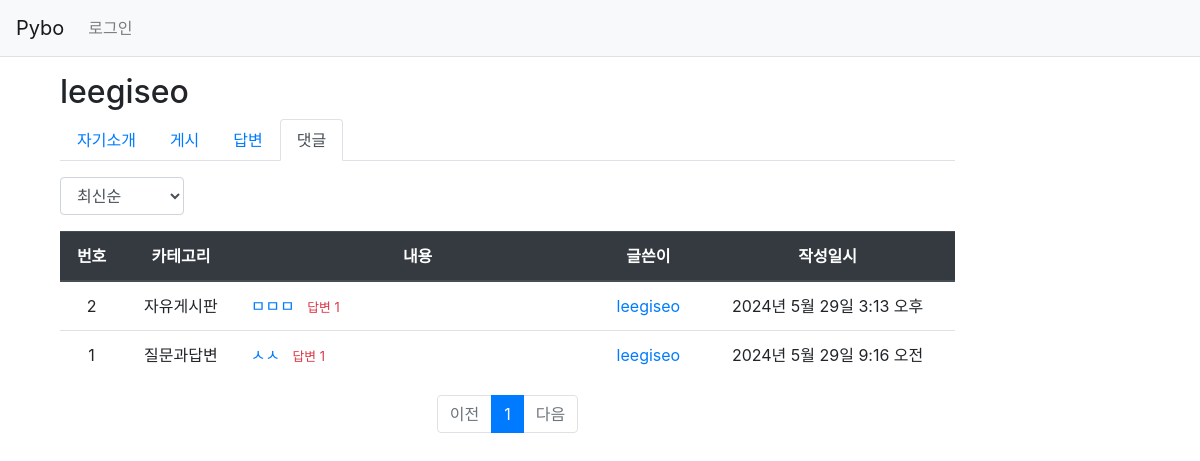
The app's page /pybo/profile/comment/leegiseo/, older data.
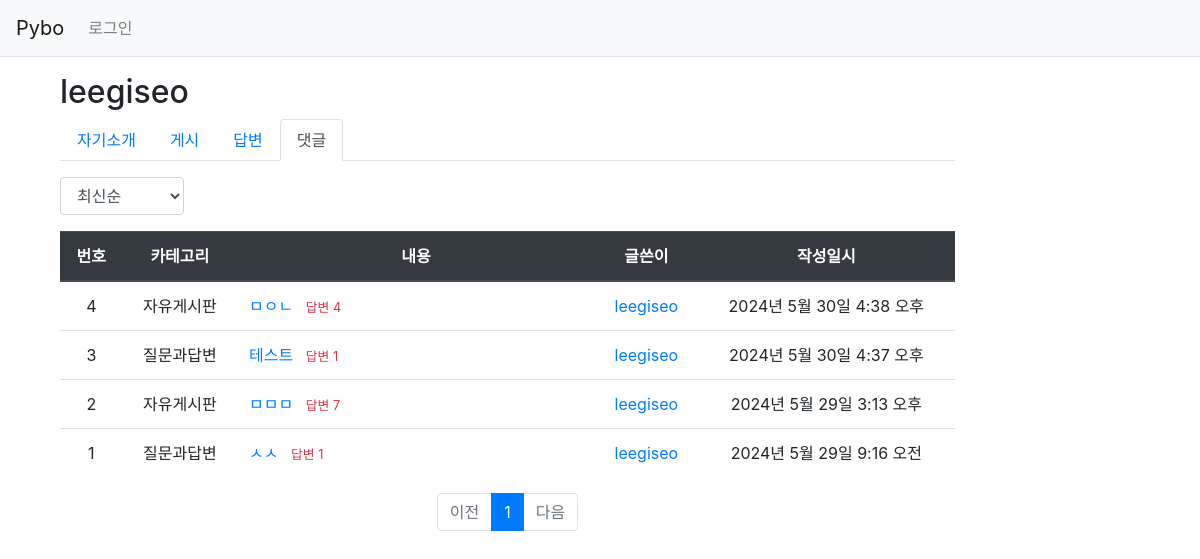
The same page, newer data.
### pybo/models.py (models this page shows, shortened)
class Comment(models.Model):
    author = models.ForeignKey(User, on_delete=models.CASCADE, related_name='author_comment')
    content = models.TextField()
    create_date = models.DateTimeField()
    modify_date = models.DateTimeField(null=True, blank=True)
    question = models.ForeignKey(Question, null=True, blank=True, on_delete=models.CASCADE)
    answer = models.ForeignKey(Answer, null=True, blank=True, on_delete=models.CASCADE)

class Question(models.Model):
    author = models.ForeignKey(User, on_delete=models.CASCADE, related_name='author_question')
    category = models.ForeignKey(Category, on_delete=models.CASCADE, related_name='category_question', default=1)
    subject = models.CharField(max_length=200)
    content = models.TextField()
    create_date = models.DateTimeField()
    modify_date = models.DateTimeField(null=True, blank=True)
    voter = models.ManyToManyField(User, related_name='voter_question')

class Category(models.Model):
    name = models.CharField(max_length=100, unique=True)
    def __str__(self):
        return self.name

### pybo/views/profile_views.py (the view)
# urls.py: path('profile/comment/<str:username>/', profile_views.profile_comment, name='profile_comment'),
def profile_comment(request, username):
    profile_user = get_object_or_404(User, username=username)
    page = request.GET.get('page', '1')  # 페이지
    so = request.GET.get('so', 'recent')  # 정렬기준
    comment_list = Comment.objects.filter(author=profile_user)
    if so == 'popular':
        comment_list = comment_list.annotate(num_answer=Count('question__answer')).order_by('-num_answer', '-create_date')
    else:  # recent
        comment_list = comment_list.order_by('-create_date')
    paginator = Paginator(comment_list, 10)  # 페이지당 10개씩 보여주기
    page_obj = paginator.get_page(page)
    context = {'profile_user': profile_user, 'comment_list': page_obj, 'page': page, 'so': so}
    return render(request, 'pybo/profile_comment.html', context)

### pybo/templatetags/pybo_filter.py (called while the page is built)
@register.filter
def sub(value, arg):
    return value - arg

### templates/pybo/profile_comment.html (shortened to what this page needs)
{% extends 'base.html' %}
{% load pybo_filter %}
{% block content %}
<div class="container my-3 d-flex">
    <div class="col-10 flex-grow-1">
        <h2>{{ profile_user.username }}</h2>
        <ul class="nav nav-tabs">
            <li class="nav-item">
                <a class="nav-link " href="{% url 'pybo:profile_introduction' username=profile_user.username %}">자기소개</a>
            </li>
            <li class="nav-item">
                <a class="nav-link " href="{% url 'pybo:profile_question' username=profile_user.username %}">게시</a>
            </li>
            <li class="nav-item">
                <a class="nav-link " href="{% url 'pybo:profile_answer' username=profile_user.username %}">답변</a>
            </li>
            <li class="nav-item">
                <a class="nav-link active" href="{% url 'pybo:profile_comment' username=profile_user.username %}">댓글</a>
            </li>
        </ul>
        <div class="row justify-content-between my-3">
            <div class="col-2">
                <select class="form-control so">
                    <option value="recent" {% if so == 'recent' %}selected{% endif %}>최신순</option>
                </select>
            </div>
        </div>
        <table class="table">
            <thead>
            <tr class="text-center thead-dark">
                <th>번호</th>
                <th >카테고리</th>
                <th style="width:40%">내용</th>
                <th>글쓴이</th>
                <th>작성일시</th>
            </tr>
            </thead>
            <tbody>
            {% if comment_list %}
            {% for comment in comment_list %}
            <tr class="text-center">
                <td>
                    {{ comment_list.paginator.count|sub:comment_list.start_index|sub:forloop.counter0|add:1 }}
                </td>
                <td>
                    {{ comment.question.category }}
                </td>
                <td class="text-left">
                    <a href="{% url 'pybo:detail' comment.question.id %}">{{ comment.content }}</a>
                    <span class="text-danger small ml-2">답변 {{ comment.question.answer_set.count }}</span>
                </td>
                <td>
                    <a href="{% url 'pybo:profile_question' comment.question.author.username %}">{{ comment.author.username }}</a>
                </td>
                <td>{{ comment.create_date }}</td>
            </tr>
            {% endfor %}
            {% else %}
            <tr>
                <td colspan="3">질문이 없습니다.</td>
            </tr>
            {% endif %}
            </tbody>
        </table>
        <ul class="pagination justify-content-center">
            {% if comment_list.has_previous %}
            <li class="page-item">
                <a class="page-link" data-page="{{ comment_list.previous_page_number }}" href="#">이전</a>
            </li>
            {% else %}
            <li class="page-item disabled">
                <a class="page-link" tabindex="-1" aria-disabled="true" href="#">이전</a>
            </li>
            {% endif %}
            {% for page_number in comment_list.paginator.page_range %}
            {% if page_number >= comment_list.number|add:-5 and page_number <= comment_list.number|add:5 %}
                {% if page_number == comment_list.number %}
                <li class="page-item active" aria-current="page">
                    <a class="page-link" data-page="{{ page_number }}" href="#">{{ page_number }}</a>
                </li>
                {% else %}
                <li class="page-item">
                    <a class="page-link" data-page="{{ page_number }}" href="#">{{ page_number }}</a>
                </li>
                {% endif %}
            {% endif %}
            {% endfor %}
            {% if comment_list.has_next %}
            <li class="page-item">
                <a class="page-link" data-page="{{ comment_list.next_page_number }}" href="#">다음</a>
            </li>
            {% else %}
            <li class="page-item disabled">
                <a class="page-link" tabindex="-1" aria-disabled="true" href="#">다음</a>
            </li>
            {% endif %}
        </ul>
    </div>
</div>
{% endblock %}

### templates/base.html (shortened to what this page needs)
{% load static %}
<!doctype html>
<html lang="ko">
<head>
    <link rel="stylesheet" type="text/css" href="{% static 'bootstrap.min.css' %}">
    <link rel="stylesheet" type="text/css" href="{% static 'style.css' %}">
</head>
<body>
    {% include "navbar.html" %}
    {% block content %}
    {% endblock %}
</body>
</html>

### templates/navbar.html (shortened to what this page needs)
<nav class="navbar navbar-expand-lg navbar-light bg-light border-bottom">
    <a class="navbar-brand" href="{% url 'pybo:index' %}">Pybo</a>
    <div class="collapse navbar-collapse flex-grow-0" id="navbarNav">
        <ul class="navbar-nav">
            <li class="nav-item d-flex">
                {% if user.is_authenticated %}
                <a class="nav-link" href="{% url 'pybo:profile_question' user.username %}">{{ user.username }}</a>
                <a class="nav-link" href="{% url 'common:logout' %}">로그아웃</a>
                <a class="nav-link" href="{% url 'common:account_settings' %}">계정설정</a>
                {% else %}
                <a class="nav-link" href="{% url 'common:login' %}">로그인</a>
                {% endif %}
            </li>
        </ul>
    </div>
</nav>

Row changes from the older to the newer data that the page shows:
added Comment: paginator.count|sub "4", question.category "자유게시판", content "ㅁㅇㄴ", question.answer_set.count "4", author.username "leegiseo", create_date "2024년 5월 30일 4:38 오후"
added Comment: paginator.count|sub "3", question.category "질문과답변", content "테스트", question.answer_set.count "1", author.username "leegiseo", create_date "2024년 5월 30일 4:37 오후"
computed for Comment "ㅁㅁㅁ": question.answer_set.count "1" → "7"
